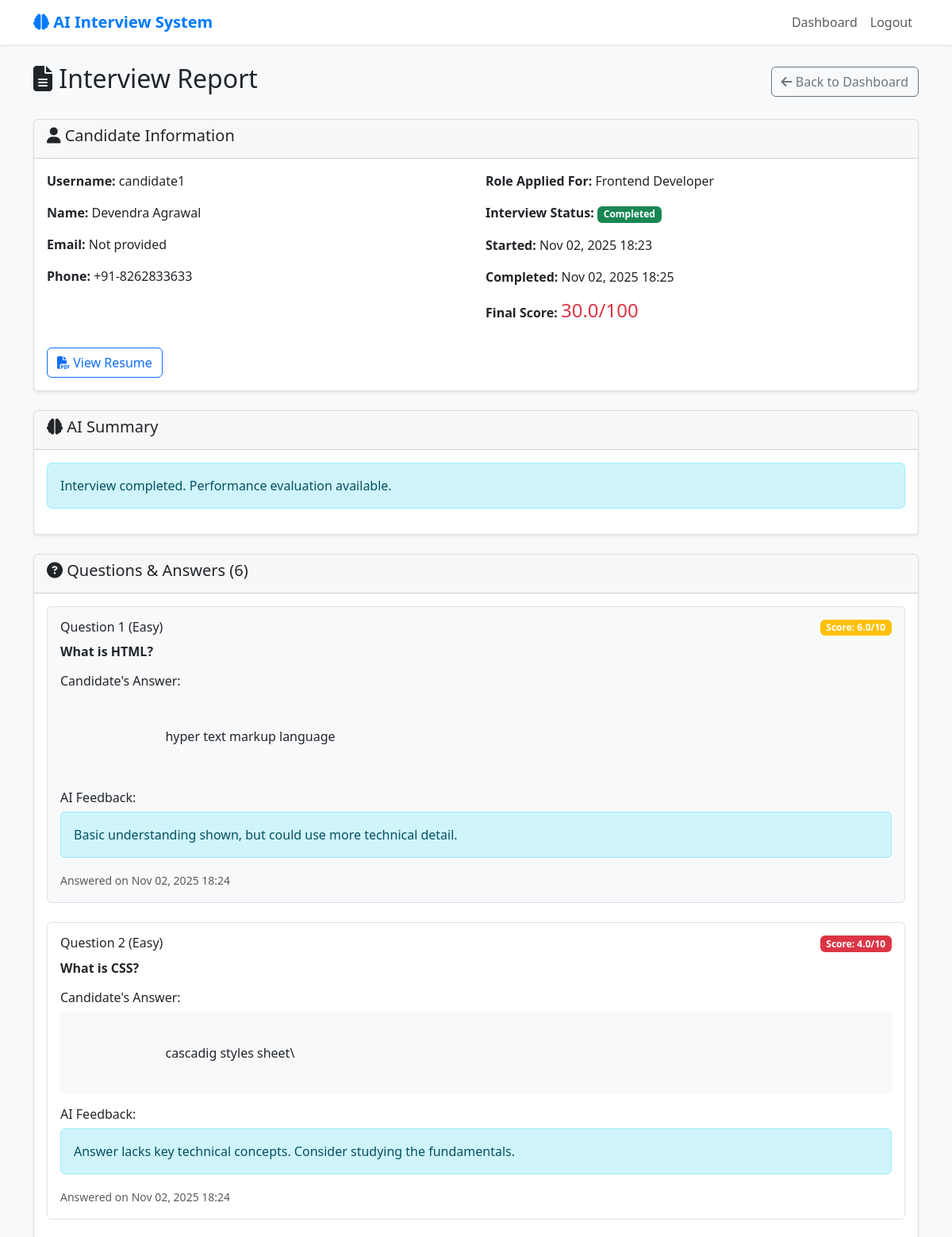
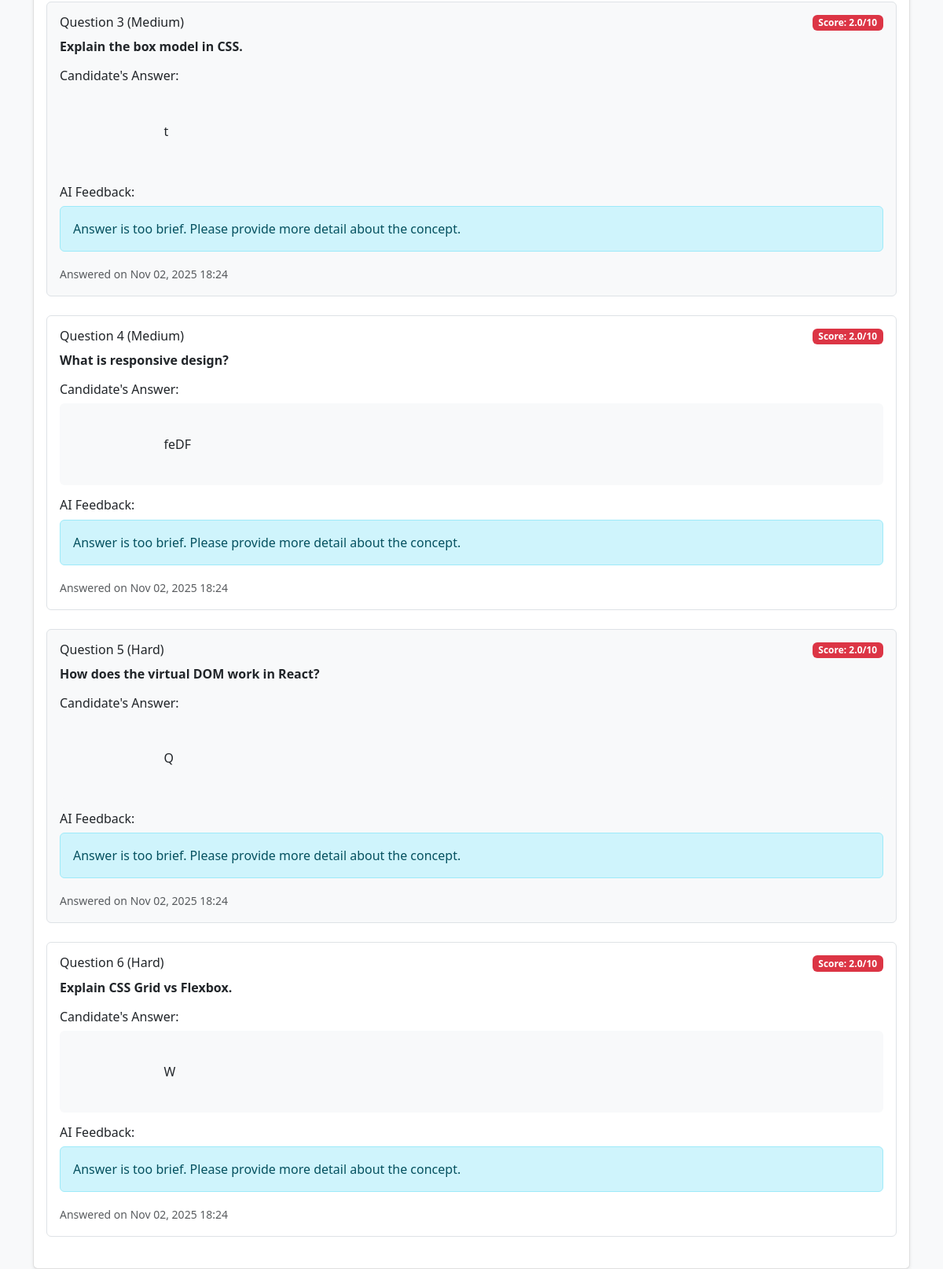
Screenshot of /interviewer/interview/12/ (signed in) with the database file from the repository (2 pictures, top to bottom).
### core/models.py (models this page shows, shortened)
class InterviewSession(models.Model):
    ROLE_CHOICES = [
        ('frontend', 'Frontend Developer'),
        ('backend', 'Backend Developer'),
        ('data_analyst', 'Data Analyst'),
    ]
    STATUS_CHOICES = [
        ('in_progress', 'In Progress'),
        ('completed', 'Completed'),
        ('abandoned', 'Abandoned'),
    ]
    candidate = models.ForeignKey(UserProfile, on_delete=models.CASCADE, related_name='interview_sessions')
    role = models.CharField(max_length=20, choices=ROLE_CHOICES)
    status = models.CharField(max_length=20, choices=STATUS_CHOICES, default='in_progress')
    final_score = models.FloatField(null=True, blank=True)
    summary = models.TextField(blank=True, null=True)
    created_at = models.DateTimeField(auto_now_add=True)
    completed_at = models.DateTimeField(null=True, blank=True)

class UserProfile(models.Model):
    ROLE_CHOICES = [
        ('candidate', 'Candidate'),
        ('interviewer', 'Interviewer'),
    ]
    user = models.OneToOneField(User, on_delete=models.CASCADE)
    role = models.CharField(max_length=20, choices=ROLE_CHOICES, default='candidate')
    name = models.CharField(max_length=100, blank=True, null=True)
    email = models.EmailField(blank=True, null=True)
    phone_regex = RegexValidator(regex=r'^\+?1?\d{9,15}$', message="Phone number must be entered in the format: '+999999999'. Up to 15 digits allowed.")
    phone = models.CharField(validators=[phone_regex], max_length=17, blank=True, null=True)
    resume = models.FileField(upload_to='resumes/', blank=True, null=True)
    created_at = models.DateTimeField(auto_now_add=True)

class InterviewQuestion(models.Model):
    DIFFICULTY_CHOICES = [
        ('easy', 'Easy'),
        ('medium', 'Medium'),
        ('hard', 'Hard'),
    ]
    session = models.ForeignKey(InterviewSession, on_delete=models.CASCADE, related_name='questions')
    question_text = models.TextField()
    difficulty = models.CharField(max_length=10, choices=DIFFICULTY_CHOICES)
    order = models.PositiveIntegerField()
    created_at = models.DateTimeField(auto_now_add=True)
    class Meta:
        ordering = ['order']
        unique_together = ['session', 'order']

class InterviewAnswer(models.Model):
    question = models.OneToOneField(InterviewQuestion, on_delete=models.CASCADE, related_name='answer')
    answer_text = models.TextField()
    score = models.FloatField(null=True, blank=True)  # AI-assigned score for this answer
    feedback = models.TextField(blank=True, null=True)  # AI feedback
    answered_at = models.DateTimeField(auto_now_add=True)

### core/views.py (the view)
# urls.py: path('interviewer/interview/<int:session_id>/', views.interview_detail, name='interview_detail'),
@login_required
def interview_detail(request, session_id):
    profile = request.user.userprofile
    if profile.role != 'interviewer':
        messages.error(request, 'Access denied.')
        return redirect('home')
    session = get_object_or_404(
        InterviewSession.objects.select_related('candidate__user'),
        id=session_id
    )
    questions = InterviewQuestion.objects.filter(session=session).prefetch_related('answer')
    context = {
        'session': session,
        'questions': questions,
    }
    return render(request, 'core/interview_detail.html', context)

### core/templates/core/interview_detail.html (shortened to what this page needs)
{% extends 'core/base.html' %}
{% block content %}
<div class="row">
    <div class="col-12">
        <div class="d-flex justify-content-between align-items-center mb-4">
            <h2><i class="fas fa-file-alt"></i> Interview Report</h2>
            <a href="{% url 'interviewer_dashboard' %}" class="btn btn-outline-secondary">
                <i class="fas fa-arrow-left"></i> Back to Dashboard
            </a>
        </div>
        <div class="card mb-4">
            <div class="card-header">
                <h5><i class="fas fa-user"></i> Candidate Information</h5>
            </div>
            <div class="card-body">
                <div class="row">
                    <div class="col-md-6">
                        <p><strong>Username:</strong> {{ session.candidate.user.username }}</p>
                        <p><strong>Name:</strong> {{ session.candidate.name|default:'Not provided' }}</p>
                        <p><strong>Email:</strong> {{ session.candidate.email|default:'Not provided' }}</p>
                        <p><strong>Phone:</strong> {{ session.candidate.phone|default:'Not provided' }}</p>
                    </div>
                    <div class="col-md-6">
                        <p><strong>Role Applied For:</strong> {{ session.get_role_display }}</p>
                        <p><strong>Interview Status:</strong>
                            <span class="badge bg-{% if session.status == 'completed' %}success{% elif session.status == 'in_progress' %}primary{% else %}warning{% endif %}">
                                {{ session.get_status_display }}
                            </span>
                        </p>
                        <p><strong>Started:</strong> {{ session.created_at|date:"M d, Y H:i" }}</p>
                        {% if session.completed_at %}
                        <p><strong>Completed:</strong> {{ session.completed_at|date:"M d, Y H:i" }}</p>
                        {% endif %}
                        {% if session.final_score %}
                        <p><strong>Final Score:</strong>
                            <span class="h4 text-{% if session.final_score >= 70 %}success{% elif session.final_score >= 50 %}warning{% else %}danger{% endif %}">
                                {{ session.final_score }}/100
                            </span>
                        </p>
                        {% endif %}
                    </div>
                </div>
                {% if session.candidate.resume %}
                <div class="mt-3">
                    <a href="{{ session.candidate.resume.url }}" target="_blank" class="btn btn-outline-primary">
                        <i class="fas fa-file-pdf"></i> View Resume
                    </a>
                </div>
                {% endif %}
            </div>
        </div>
        {% if session.summary %}
        <div class="card mb-4">
            <div class="card-header">
                <h5><i class="fas fa-brain"></i> AI Summary</h5>
            </div>
            <div class="card-body">
                <div class="alert alert-info">
                    {{ session.summary }}
                </div>
            </div>
        </div>
        {% endif %}
        <div class="card">
            <div class="card-header">
                <h5><i class="fas fa-question-circle"></i> Questions & Answers ({{ questions|length }})</h5>
            </div>
            <div class="card-body">
                {% for question in questions %}
                <div class="question-answer mb-4 p-3 border rounded">
                    <div class="d-flex justify-content-between align-items-start mb-2">
                        <h6 class="mb-0">
                            Question {{ question.order }} ({{ question.get_difficulty_display }})
                        </h6>
                        {% if question.answer and question.answer.score %}
                        <span class="badge bg-{% if question.answer.score >= 7 %}success{% elif question.answer.score >= 5 %}warning{% else %}danger{% endif %}">
                            Score: {{ question.answer.score }}/10
                        </span>
                        {% endif %}
                    </div>
                    <div class="question-text mb-3">
                        <strong>{{ question.question_text }}</strong>
                    </div>
                    {% if question.answer %}
                    <div class="answer-section">
                        <h6>Candidate's Answer:</h6>
                        <div class="answer-text p-3 bg-light rounded">
                            {{ question.answer.answer_text }}
                        </div>
                        {% if question.answer.feedback %}
                        <div class="feedback-section mt-3">
                            <h6>AI Feedback:</h6>
                            <div class="alert alert-info">
                                {{ question.answer.feedback }}
                            </div>
                        </div>
                        {% endif %}
                        <small class="text-muted">
                            Answered on {{ question.answer.answered_at|date:"M d, Y H:i" }}
                        </small>
                    </div>
                    {% else %}
                    <div class="text-muted">
                        <em>No answer provided</em>
                    </div>
                    {% endif %}
                </div>
                {% endfor %}
            </div>
        </div>
    </div>
</div>
{% endblock %}

### core/templates/core/base.html (style rules this page uses)
.card { box-shadow: 0 0.125rem 0.25rem rgba(0, 0, 0, 0.075); border: 1px solid rgba(0, 0, 0, 0.125); }
body { background-color: #f8f9fa; }

### core/templates/core/interview_detail.html (style rules this page uses)
.question-answer { background-color: #f8f9fa; }
.question-answer:nth-child(even) { background-color: #ffffff; }
.answer-text { white-space: pre-wrap; font-family: inherit; }

### rows the page displays
InterviewSession: candidate.user.username "candidate1", candidate.name "Devendra Agrawal", candidate.email "Not provided", candidate.phone "+91-8262833633", role "Frontend Developer", status "Completed", created_at "Nov 02, 2025 18:23", completed_at "Nov 02, 2025 18:25", final_score "30.0", summary "Interview completed. Performance evaluation available."
InterviewQuestion: order "1", difficulty "Easy", answer.score "6.0", question_text "What is HTML?", answer.answer_text "hyper text markup language", answer.feedback "Basic understanding shown, but could use more technical detail.", answer.answered_at "Nov 02, 2025 18:24"
InterviewQuestion: order "2", difficulty "Easy", answer.score "4.0", question_text "What is CSS?", answer.answer_text "cascadig styles sheet\\", answer.feedback "Answer lacks key technical concepts. Consider studying the fundamentals.", answer.answered_at "Nov 02, 2025 18:24"
InterviewQuestion: order "3", difficulty "Medium", answer.score "2.0", question_text "Explain the box model in CSS.", answer.answer_text "t", answer.feedback "Answer is too brief. Please provide more detail about the concept.", answer.answered_at "Nov 02, 2025 18:24"
InterviewQuestion: order "4", difficulty "Medium", answer.score "2.0", question_text "What is responsive design?", answer.answer_text "feDF", answer.feedback "Answer is too brief. Please provide more detail about the concept.", answer.answered_at "Nov 02, 2025 18:24"
InterviewQuestion: order "5", difficulty "Hard", answer.score "2.0", question_text "How does the virtual DOM work in React?", answer.answer_text "Q", answer.feedback "Answer is too brief. Please provide more detail about the concept.", answer.answered_at "Nov 02, 2025 18:24"
InterviewQuestion: order "6", difficulty "Hard", answer.score "2.0", question_text "Explain CSS Grid vs Flexbox.", answer.answer_text "W", answer.feedback "Answer is too brief. Please provide more detail about the concept.", answer.answered_at "Nov 02, 2025 18:24"

### other values shown
{{ questions|length }} "6"
